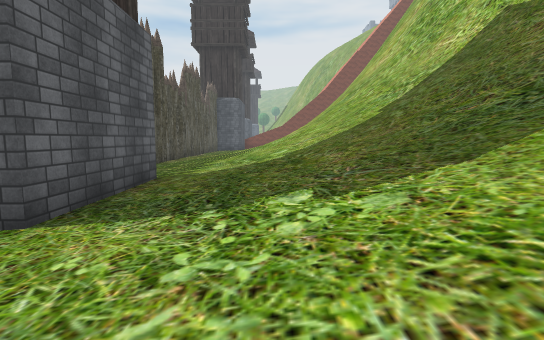
View 1 (above)

19 first-person views from a walk through a 3-D level made in the Unity game engine. The camera is 1.2 m above the floor, tilts 6° down and sees 85° across. The floor is counted in squares, 2 m on a side. Each view is taken from the middle of a square. On the plan, view 1 faces up. The plan holds only what a view shows up to about 9 squares ahead; the rest is blank. The place goes on beyond the plan. Some trees and plants on the terrain are drawn as simple stand-ins. The player character is not drawn. Some animated figures are left out. Some surface patterns are stand-ins.

View 2
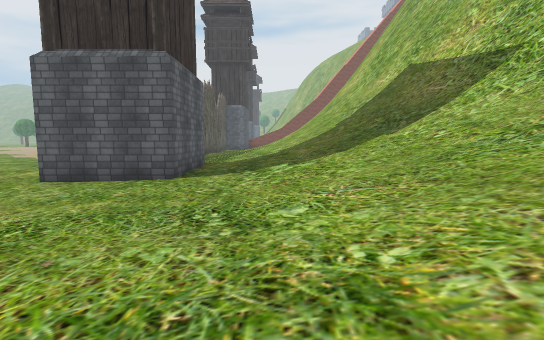

View 3
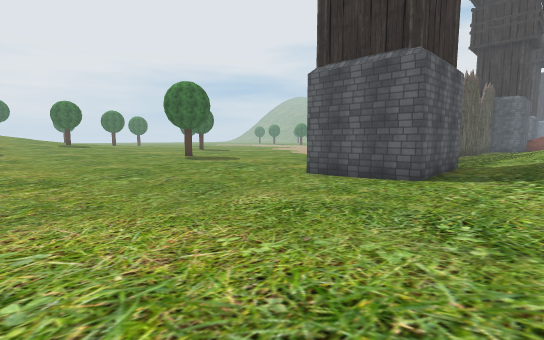

View 4
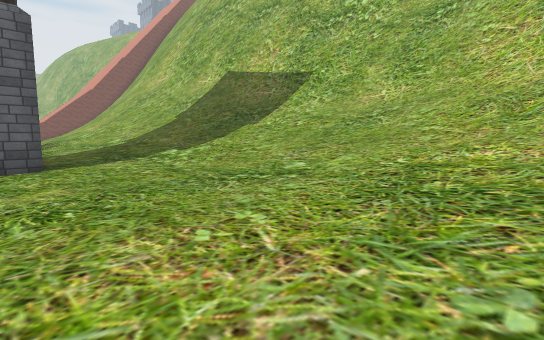

View 5
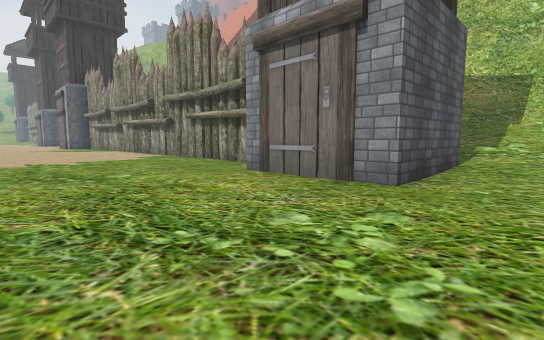

View 6
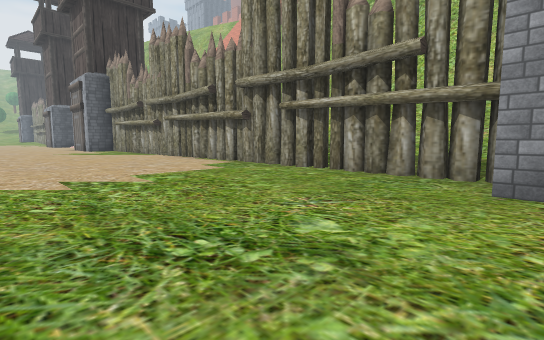

View 7
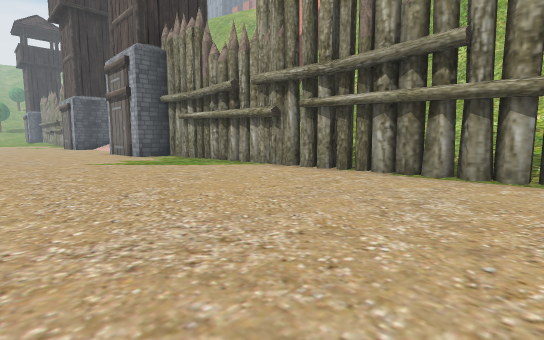

View 8
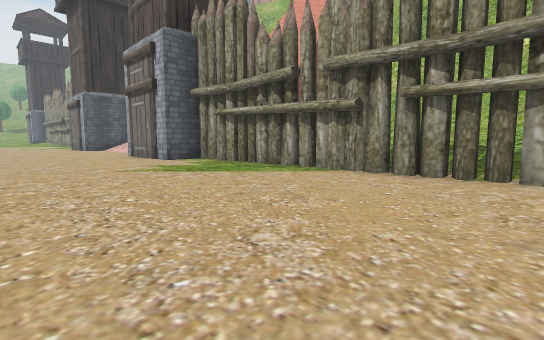

View 9
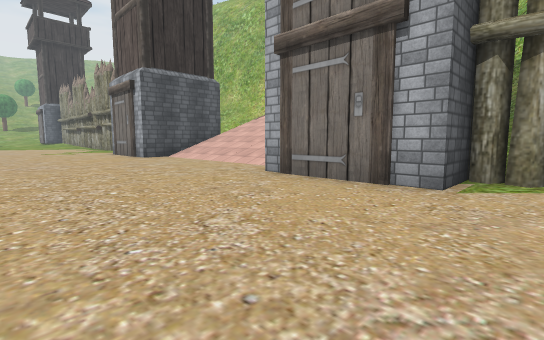

View 10
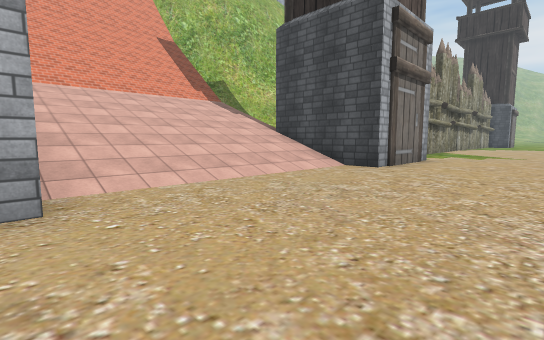

View 11
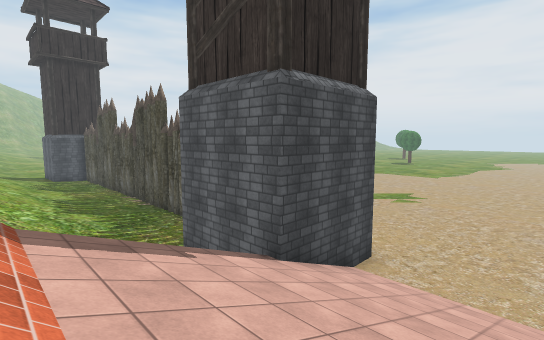

View 12
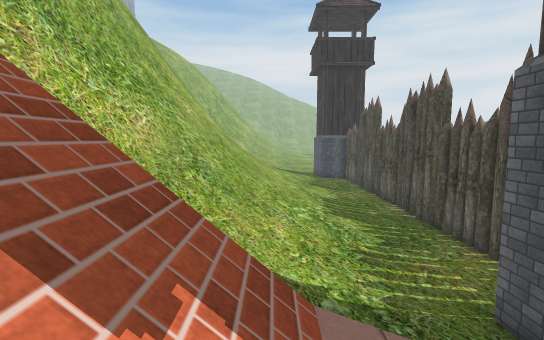

View 13
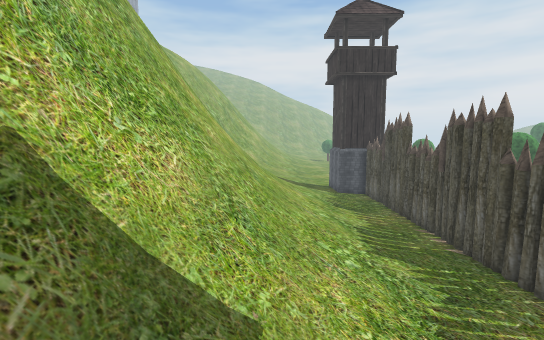

View 14
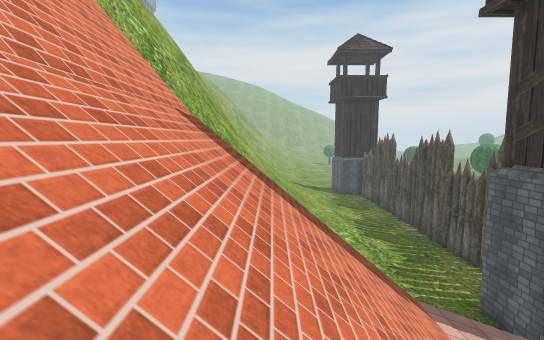

View 15
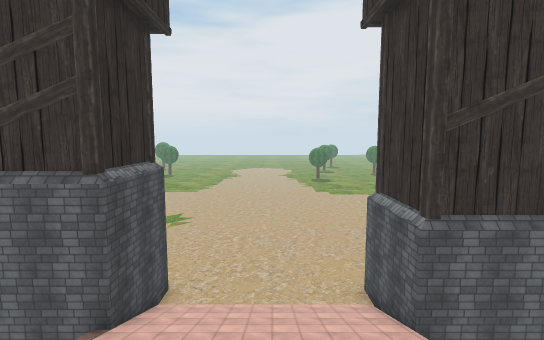

View 16
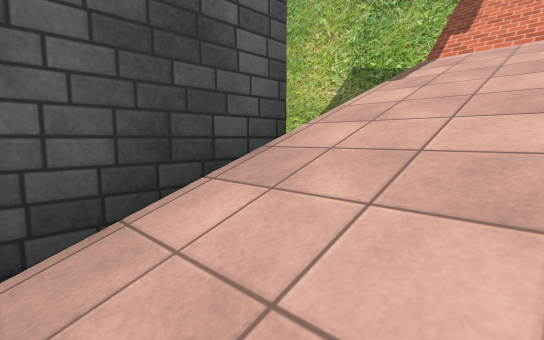

View 17
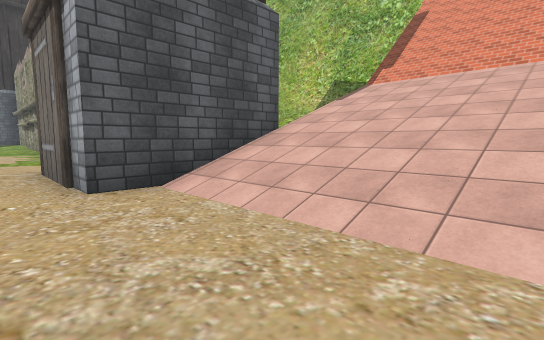

View 18
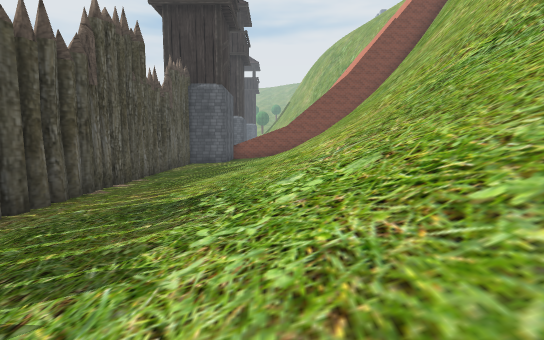

View 19
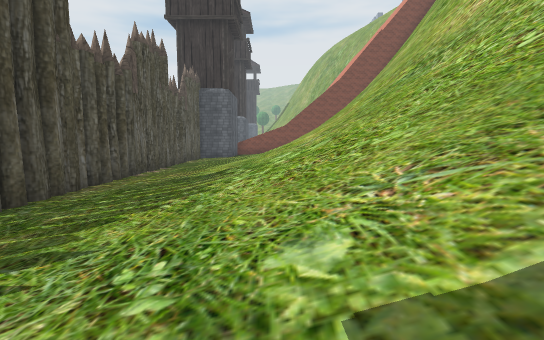

### Floor plan
Key: @ floor where view 1 was taken; # wall or solid block; . main floor; : floor 0.75 m higher than the main floor; / step, stairs or slope; T tower.
Columns run from 9 left of view 1 to 7 right of it. Each row starts with its distance up from view 1.
 32    .T  #      #
 31  ...#  #      #
 30  ...####...//
 29 .....////////
 28 .....////////
 27 .....////////#
 26 .....////////##
 25 .....////////##
 24 ....####/////##
 23 ....T  #
 22 ....T  #.   //
 21 ....####..////#
 20 .....#....////#
 19 .....#....///##
 18 .....#...////##
 17 .....#...////#
 16 .....#...////#
 15 .....#...////#
 14 .....#...////#
 13 .....#...////#
 12 .....#...////#
 11 .....#...////#
 10 .....#...////#
  9 .....#...////#
  8 .....#...////#
  7 .....#...////##
  6 .....#....////#
  5 ....## #..////#
  4 ....## #..////##
  3 ....T###../////#
  2 ..........:////#
  1 ...........////#
  0 .........@.////##
 -1 .........../////#
 -2 .........../////#
 -3 .........../////#
 -4 ........../////

Where each view was taken, in squares from view 1:
view 1: 0 up, 0 right, facing up
view 2: 4 down, 0 right, facing up
view 3: 4 down, 0 right, facing up-left
view 4: 4 down, 3 left, facing up-right
view 5: 1 up, 9 left, facing up-right
view 6: 5 up, 9 left, facing up-right
view 7: 11 up, 9 left, facing up-right
view 8: 13 up, 9 left, facing up-right
view 9: 20 up, 9 left, facing up-right
view 10: 30 up, 8 left, facing down-right
view 11: 27 up, 1 right, facing down-left
view 12: 25 up, 1 right, facing down
view 13: 24 up, 2 right, facing down
view 14: 28 up, 3 right, facing down
view 15: 27 up, 3 right, facing left
view 16: 28 up, 4 left, facing up-right
view 17: 26 up, 6 left, facing up-right
view 18: 7 up, 0 right, facing up
view 19: 5 up, 0 right, facing up
